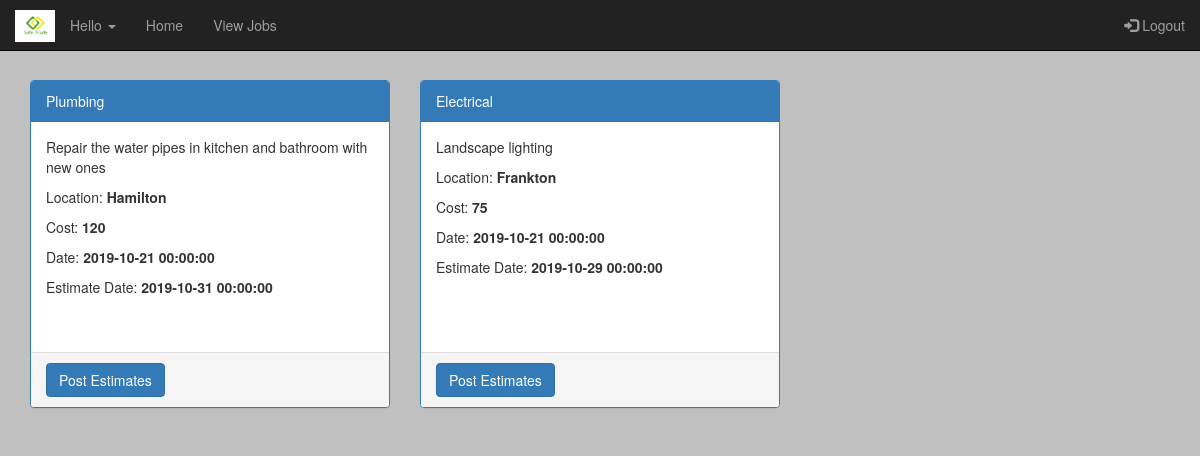
Page /viewJobs.php on the earlier database version.
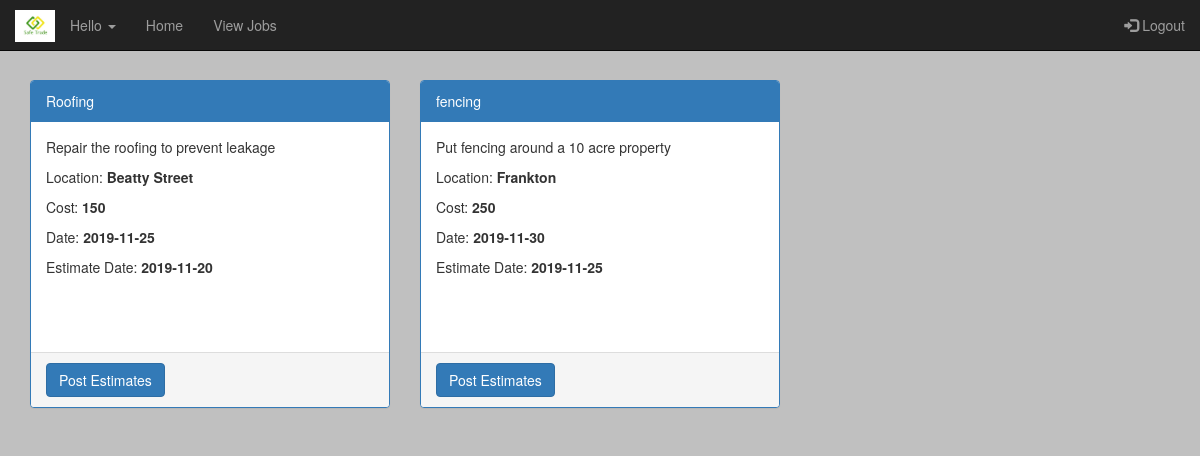
Same page on the later database version.
### tables this page shows
CREATE TABLE `jobdetails` (
  `JobId` int(11) NOT NULL,
  `UId` int(11) NOT NULL,
  `JobType` varchar(255) NOT NULL,
  `JobDescription` varchar(255) NOT NULL,
  `Location` varchar(50) NOT NULL,
  `CostRange` double NOT NULL,
  `ActiveDate` date NOT NULL,
  `EstimateDate` date NOT NULL,
  `IsClosed` int(11) NOT NULL
);

### classes/Job.php (called while the page is built, shortened)
<?php
class Job{
  private $jdescription = "";
  private $jtype = "";
  private $cost = null;
  private $activedate = "";
  private $estimationdate = null;
  private $location = null;
  public function __construct($jid,$uid, $jtype,$jdescription,$location,   $cost, $activedate,$estimationdate,$isclosed){
    $this->jdescription = $jdescription;
    $this->jtype = $jtype;
    $this->cost = $cost;
    $this->activedate = $activedate;
    $this->estimationdate = $estimationdate;
    $this->location = $location;
  }
  public static function getAll($mysqli){
    $sql = "select * from jobdetails where IsClosed=0";
    $result = $mysqli->query($sql);
    if ($result){
      $jobs = new Collection();
      while($row = $result->fetch_assoc()){
        $job =  new Job($row['JobId'],$row['UId'], $row['JobType'], $row['JobDescription'], $row['Location'], $row['CostRange'], $row['ActiveDate'], $row['EstimateDate'],$row['IsClosed']);
        $jobs->Add($row['JobId'], $job);
      }
    }
    return $jobs;
  }
  public function getJobDescription(){
    return $this->jdescription;
  }
  public function getJobType(){
    return $this->jtype;
  }
  public function getLocation(){
    return $this->location;
  }
  public function getCost(){
    return $this->cost;
  }
  public function getActiveDate(){
    return $this->activedate;
  }
  public function getEstimateDate(){
    return $this->estimationdate;
  }
}
?>

### classes/Collection.php (called while the page is built, shortened)
<?php
class Collection {
    private $records = array();
    public function add($key, $record){
        $result = false;
        if ($key != null) {
            $this->records[$key] = $record;
            $result = true;
        }
        return $result;
    }
    public function getRecords(){
        return $this->records;
    }
}
?>

### viewJobs.php (the view, shortened to what this page needs)
<?php
require_once("headers.php");
$jobs = Job::getAll($mysqli);
require_once("footer.php");
?>
<div class="container">
<div class="row">
    <?php foreach($jobs->getRecords() as $id => $job){  ?>
<div class="col-sm-4">
      <div class="panel panel-primary">
        <div class="panel-heading"><?php echo $job->getJobType(); ?></div>
        <div class="panel-body" style="height:230px">
        <p><?php echo $job->getJobDescription(); ?></p>
        <p>Location: <b><?php echo $job->getLocation(); ?></b></p>
        <p>Cost: <b><?php echo $job->getCost(); ?></b></p>
        <p>Date: <b><?php echo $job->getActiveDate(); ?></b></p>
        <p>Estimate Date: <b><?php echo $job->getEstimateDate(); ?></b></p>
        </div>
        <div class="panel-footer pviewestimate">
            <a data-toggle="modal" data-target="" class="btn btn-primary viewestimate" name="viewestimate">Post Estimates</a>
        </div>
      </div>
    </div>
    <?php }; ?>
    </div>
</div>

Differences in the rows shown:
removed jobdetails: JobType "Plumbing", JobDescription "Repair the water pipes in kitchen and bathroom with new ones", Location "Hamilton", CostRange "120", ActiveDate "2019-10-21 00:00:00", EstimateDate "2019-10-31 00:00:00"
removed jobdetails: JobType "Electrical", JobDescription "Landscape lighting", Location "Frankton", CostRange "75", ActiveDate "2019-10-21 00:00:00", EstimateDate "2019-10-29 00:00:00"
added jobdetails: JobType "Roofing", JobDescription "Repair the roofing to prevent leakage", Location "Beatty Street", CostRange "150", ActiveDate "2019-11-25", EstimateDate "2019-11-20"
added jobdetails: JobType "fencing", JobDescription "Put fencing around a 10 acre property", Location "Frankton", CostRange "250", ActiveDate "2019-11-30", EstimateDate "2019-11-25"
